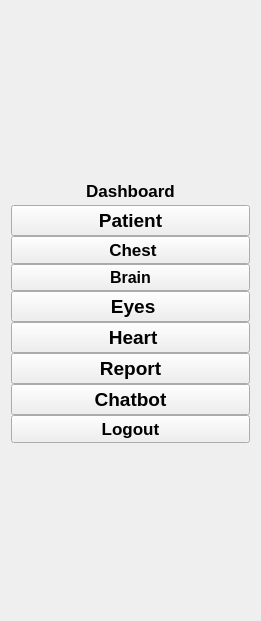
  <widget class="QWidget" name="full_menu_widget" native="true">
   <property name="geometry">
    <rect>
     <x>0</x>
     <y>0</y>
     <width>261</width>
     <height>621</height>
    </rect>
   </property>
   <property name="font">
    <font>
     <pointsize>14</pointsize>
    </font>
   </property>
   <property name="layoutDirection">
    <enum>Qt::LeftToRight</enum>
   </property>
   <layout class="QVBoxLayout" name="verticalLayout_4">
    <item>
     <layout class="QVBoxLayout" name="verticalLayout_2">
      <property name="spacing">
       <number>0</number>
      </property>
      <item>
       <widget class="QPushButton" name="dashboard_btn">
        <property name="font">
         <font>
          <family>Arial</family>
          <pointsize>13</pointsize>
          <weight>75</weight>
          <italic>false</italic>
          <bold>true</bold>
         </font>
        </property>
        <property name="text">
         <string>Dashboard</string>
        </property>
        <property name="icon">
         <iconset resource="../../Application/links.qrc">
          <normaloff>:/icons/icons/app-logo.png</normaloff>:/icons/icons/app-logo.png</iconset>
        </property>
        <property name="iconSize">
         <size>
          <width>70</width>
          <height>70</height>
         </size>
        </property>
        <property name="checkable">
         <bool>true</bool>
        </property>
        <property name="checked">
         <bool>false</bool>
        </property>
        <property name="autoDefault">
         <bool>false</bool>
        </property>
        <property name="default">
         <bool>false</bool>
        </property>
        <property name="flat">
         <bool>true</bool>
        </property>
       </widget>
      </item>
      <item>
       <widget class="QPushButton" name="patient_btn">
        <property name="enabled">
         <bool>true</bool>
        </property>
        <property name="font">
         <font>
          <family>Arial</family>
          <pointsize>14</pointsize>
          <weight>75</weight>
          <italic>false</italic>
          <bold>true</bold>
         </font>
        </property>
        <property name="layoutDirection">
         <enum>Qt::LeftToRight</enum>
        </property>
        <property name="text">
         <string>Patient</string>
        </property>
        <property name="icon">
         <iconset resource="../../Application/links.qrc">
          <normaloff>:/icons/icons/patient.png</normaloff>:/icons/icons/patient.png</iconset>
        </property>
        <property name="iconSize">
         <size>
          <width>60</width>
          <height>60</height>
         </size>
        </property>
        <property name="checkable">
         <bool>true</bool>
        </property>
        <property name="checked">
         <bool>false</bool>
        </property>
        <property name="autoExclusive">
         <bool>true</bool>
        </property>
        <property name="flat">
         <bool>false</bool>
        </property>
       </widget>
      </item>
      <item>
       <widget class="QPushButton" name="chest_btn">
        <property name="font">
         <font>
          <family>Arial</family>
          <pointsize>13</pointsize>
          <weight>75</weight>
          <italic>false</italic>
          <bold>true</bold>
         </font>
        </property>
        <property name="layoutDirection">
         <enum>Qt::LeftToRight</enum>
        </property>
        <property name="text">
         <string> Chest</string>
        </property>
        <property name="icon">
         <iconset resource="links.qrc">
          <normaloff>:/icons/icons/xray.png</normaloff>:/icons/icons/xray.png</iconset>
        </property>
        <property name="iconSize">
         <size>
          <width>60</width>
          <height>60</height>
         </size>
        </property>
        <property name="checkable">
         <bool>true</bool>
        </property>
        <property name="autoExclusive">
         <bool>true</bool>
        </property>
        <property name="flat">
         <bool>false</bool>
        </property>
       </widget>
      </item>
      <item>
       <widget class="QPushButton" name="brain_btn">
        <property name="font">
         <font>
          <family>Arial</family>
          <pointsize>12</pointsize>
          <weight>75</weight>
          <italic>false</italic>
          <bold>true</bold>
         </font>
        </property>
        <property name="layoutDirection">
         <enum>Qt::LeftToRight</enum>
        </property>
        <property name="text">
         <string>Brain</string>
        </property>
        <property name="icon">
         <iconset resource="links.qrc">
          <normaloff>:/icons/icons/brain.png</normaloff>:/icons/icons/brain.png</iconset>
        </property>
        <property name="iconSize">
         <size>
          <width>70</width>
          <height>70</height>
         </size>
        </property>
        <property name="checkable">
         <bool>true</bool>
        </property>
        <property name="autoExclusive">
         <bool>true</bool>
        </property>
       </widget>
      </item>
      <item>
       <widget class="QPushButton" name="eye_btn">
        <property name="font">
         <font>
          <family>Arial</family>
          <weight>75</weight>
          <bold>true</bold>
         </font>
        </property>
        <property name="text">
         <string> Eyes</string>
        </property>
        <property name="icon">
         <iconset resource="links.qrc">
          <normaloff>:/icons/icons/eye.png</normaloff>:/icons/icons/eye.png</iconset>
        </property>
        <property name="iconSize">
         <size>
          <width>70</width>
          <height>70</height>
         </size>
        </property>
        <property name="checkable">
         <bool>true</bool>
        </property>
       </widget>
      </item>
      <item>
       <widget class="QPushButton" name="heart_btn">
        <property name="font">
         <font>
          <family>Arial</family>
          <weight>75</weight>
          <bold>true</bold>
         </font>
        </property>
        <property name="text">
         <string> Heart</string>
        </property>
        <property name="icon">
         <iconset resource="links.qrc">
          <normaloff>:/icons/icons/heart.png</normaloff>:/icons/icons/heart.png</iconset>
        </property>
        <property name="iconSize">
         <size>
          <width>60</width>
          <height>60</height>
         </size>
        </property>
        <property name="checkable">
         <bool>true</bool>
        </property>
       </widget>
      </item>
      <item>
       <widget class="QPushButton" name="report_btn">
        <property name="font">
         <font>
          <family>Arial</family>
          <pointsize>14</pointsize>
          <weight>75</weight>
          <italic>false</italic>
          <bold>true</bold>
         </font>
        </property>
        <property name="layoutDirection">
         <enum>Qt::LeftToRight</enum>
        </property>
        <property name="text">
         <string>Report</string>
        </property>
        <property name="icon">
         <iconset resource="../../Application/links.qrc">
          <normaloff>:/icons/icons/Report.png</normaloff>:/icons/icons/Report.png</iconset>
        </property>
        <property name="iconSize">
         <size>
          <width>70</width>
          <height>70</height>
         </size>
        </property>
        <property name="checkable">
         <bool>true</bool>
        </property>
        <property name="autoExclusive">
         <bool>false</bool>
        </property>
       </widget>
      </item>
      <item>
       <widget class="QPushButton" name="chatbot_btn">
        <property name="font">
         <font>
          <family>Arial</family>
          <pointsize>14</pointsize>
          <weight>75</weight>
          <bold>true</bold>
         </font>
        </property>
        <property name="text">
         <string>Chatbot</string>
        </property>
        <property name="icon">
         <iconset resource="../../Application/links.qrc">
          <normaloff>:/icons/icons/chatbot.png</normaloff>:/icons/icons/chatbot.png</iconset>
        </property>
        <property name="iconSize">
         <size>
          <width>70</width>
          <height>70</height>
         </size>
        </property>
        <property name="checkable">
         <bool>true</bool>
        </property>
       </widget>
      </item>
      <item>
       <widget class="QPushButton" name="logout_btn">
        <property name="font">
         <font>
          <family>Arial</family>
          <pointsize>13</pointsize>
          <weight>75</weight>
          <italic>false</italic>
          <bold>true</bold>
         </font>
        </property>
        <property name="layoutDirection">
         <enum>Qt::LeftToRight</enum>
        </property>
        <property name="text">
         <string>Logout</string>
        </property>
        <property name="icon">
         <iconset resource="../../Application/links.qrc">
          <normaloff>:/icons/icons/exit.png</normaloff>:/icons/icons/exit.png</iconset>
        </property>
        <property name="iconSize">
         <size>
          <width>60</width>
          <height>60</height>
         </size>
        </property>
       </widget>
      </item>
     </layout>
    </item>
   </layout>
  </widget>
